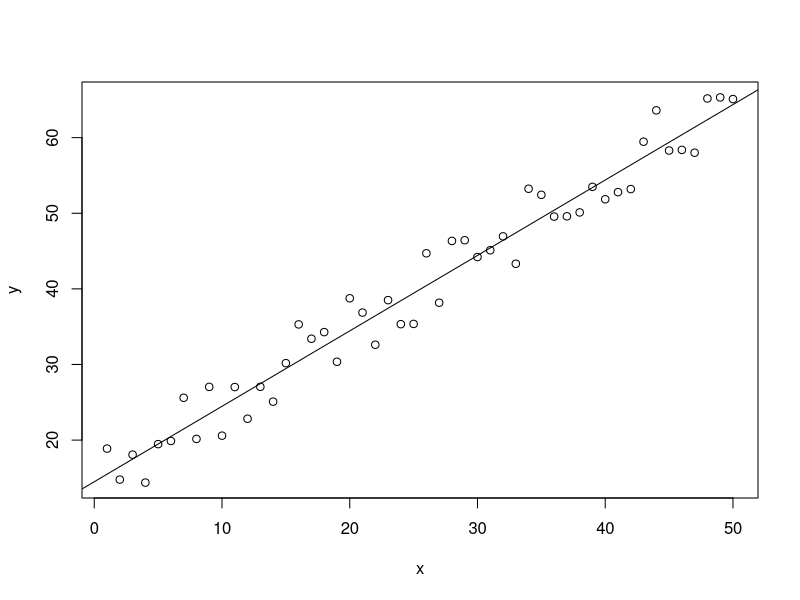

This chart was generated by the following R code:
x <- 50 : 1 ; 
y <- x + runif(50, min = 10, max = 20)
windows(width = 3, height = 3, pointsize = 8) ; 
plot(x, y)
abline(lm(y~x))
